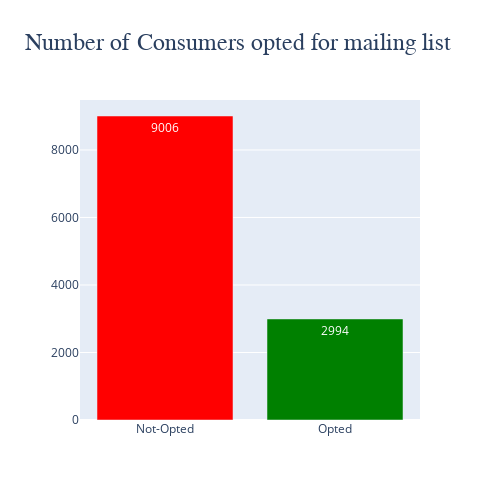

The notebook cell saved with this chart:
### Code cell
import plotly.graph_objects as go

fig = go.Figure(data=[go.Bar(
    x=mailing_list.opted_in_to_mailing_list,
    y=mailing_list.total,
)])

fig.update_traces(
    text=mailing_list.total, 
    textposition='inside', 
    marker_color=['red', 'green']
)

fig.update_layout(title_text='Number of Consumers opted for mailing list', width=500, height=500, title_font={'family':'Time New Roman', 'size':24})
fig.show()

### Figure 1 — Plotly figure (JSON) as saved in the notebook; plotly's stock layout.template omitted (floating-point values rounded to 4 significant figures)
{"data": [{"marker": {"color": ["red", "green"]}, "text": [9006, 2994], "textposition": "inside", "type": "bar", "x": ["Not-Opted", "Opted"], "y": [9006, 2994]}], "layout": {"height": 500, "title": {"font": {"family": "Time New Roman", "size": 24}, "text": "Number of Consumers opted for mailing list"}, "width": 500}}
